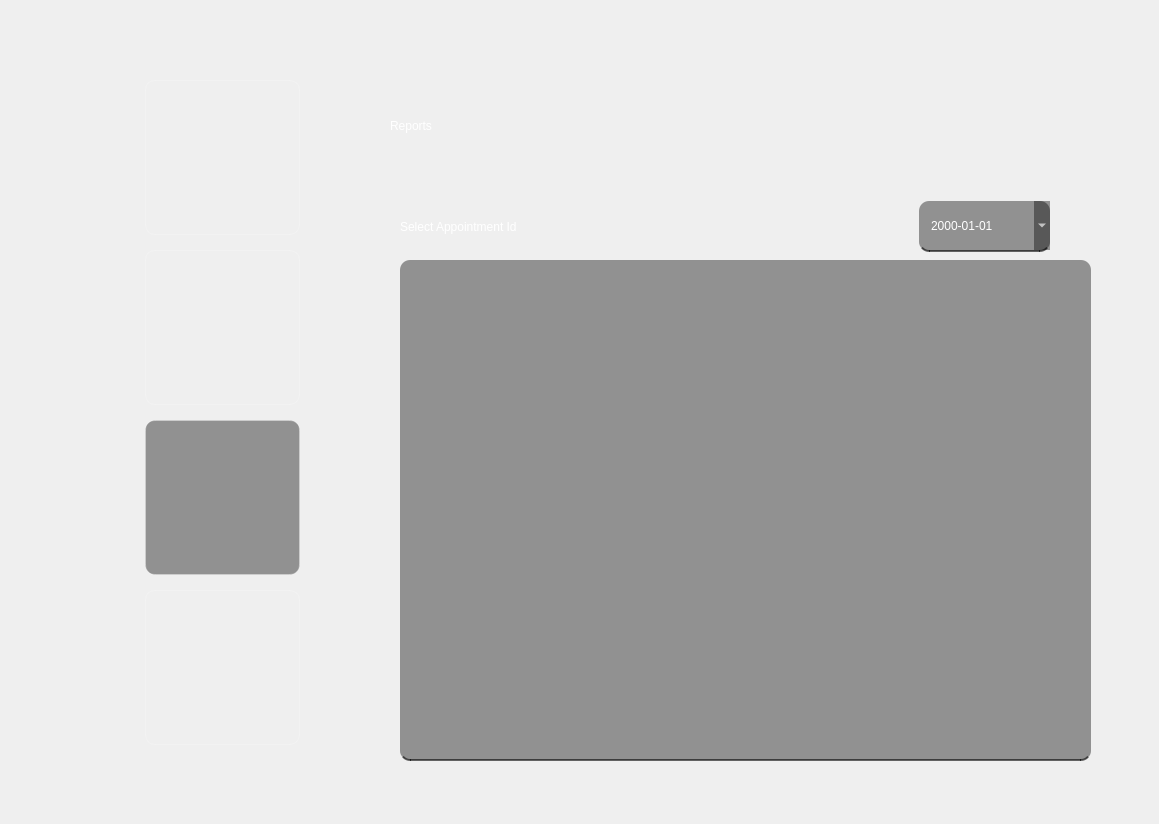
    <widget class="QWidget" name="tab_4">
     <attribute name="title">
      <string>Reports</string>
     </attribute>
     <widget class="QLabel" name="label_16">
      <property name="geometry">
       <rect>
        <x>10</x>
        <y>15</y>
        <width>1140</width>
        <height>800</height>
       </rect>
      </property>
      <property name="text">
       <string/>
      </property>
      <property name="pixmap">
       <pixmap>img/background3.png</pixmap>
      </property>
      <property name="scaledContents">
       <bool>true</bool>
      </property>
     </widget>
     <widget class="QPushButton" name="ConsultDoctorIcon3">
      <property name="geometry">
       <rect>
        <x>145</x>
        <y>250</y>
        <width>155</width>
        <height>155</height>
       </rect>
      </property>
      <property name="styleSheet">
       <string notr="true">QPushButton#ConsultDoctorIcon3{
	border-radius: 10px;
	background-color: rgba(0, 0, 0, 0);
	border: 1px solid rgba(255,255,255,50);
}

QPushButton#ConsultDoctorIcon3:hover{
	border: 2px solid rgba(255,255,255,100);
	background-color: rgba(0, 0, 0, 50);
}</string>
      </property>
      <property name="text">
       <string/>
      </property>
      <property name="icon">
       <iconset>
        <normaloff>img/2.png</normaloff>img/2.png</iconset>
      </property>
      <property name="iconSize">
       <size>
        <width>100</width>
        <height>100</height>
       </size>
      </property>
     </widget>
     <widget class="QPushButton" name="LogoutIcon3">
      <property name="geometry">
       <rect>
        <x>145</x>
        <y>590</y>
        <width>155</width>
        <height>155</height>
       </rect>
      </property>
      <property name="styleSheet">
       <string notr="true">QPushButton#LogoutIcon3{
	border-radius: 10px;
	background-color: rgba(0, 0, 0, 0);
	border: 1px solid rgba(255,255,255,50);
}

QPushButton#LogoutIcon3:hover{
	border: 2px solid rgba(255,255,255,100);
	background-color: rgba(0, 0, 0, 50);
}</string>
      </property>
      <property name="text">
       <string/>
      </property>
      <property name="icon">
       <iconset>
        <normaloff>img/4.png</normaloff>img/4.png</iconset>
      </property>
      <property name="iconSize">
       <size>
        <width>100</width>
        <height>100</height>
       </size>
      </property>
     </widget>
     <widget class="QPushButton" name="BookAppointmentIcon3">
      <property name="geometry">
       <rect>
        <x>145</x>
        <y>80</y>
        <width>155</width>
        <height>155</height>
       </rect>
      </property>
      <property name="styleSheet">
       <string notr="true">QPushButton#BookAppointmentIcon3{
	border-radius: 10px;
	background-color: rgba(0, 0, 0, 0);
	border: 1px solid rgba(255,255,255,50);
}

QPushButton#BookAppointmentIcon3:hover{
	border: 2px solid rgba(255,255,255,100);
	background-color: rgba(0, 0, 0, 50);
}</string>
      </property>
      <property name="text">
       <string/>
      </property>
      <property name="icon">
       <iconset>
        <normaloff>img/1.png</normaloff>img/1.png</iconset>
      </property>
      <property name="iconSize">
       <size>
        <width>100</width>
        <height>100</height>
       </size>
      </property>
     </widget>
     <widget class="QPushButton" name="ReportsIcon3">
      <property name="geometry">
       <rect>
        <x>145</x>
        <y>420</y>
        <width>155</width>
        <height>155</height>
       </rect>
      </property>
      <property name="styleSheet">
       <string notr="true">QPushButton#ReportsIcon3{
	border-radius: 10px;
	background-color: rgba(0, 0, 0, 100);
	border: 1px solid rgba(255,255,255,50);
}

QPushButton#ReportsIcon3:hover{
	border: 2px solid rgba(255,255,255,100);
	background-color: rgba(0, 0, 0, 50);
}</string>
      </property>
      <property name="text">
       <string/>
      </property>
      <property name="icon">
       <iconset>
        <normaloff>img/3.png</normaloff>img/3.png</iconset>
      </property>
      <property name="iconSize">
       <size>
        <width>100</width>
        <height>100</height>
       </size>
      </property>
     </widget>
     <widget class="QLabel" name="label_17">
      <property name="geometry">
       <rect>
        <x>390</x>
        <y>100</y>
        <width>561</width>
        <height>51</height>
       </rect>
      </property>
      <property name="styleSheet">
       <string notr="true">color: rgb(255, 255, 255);
font: 87 32pt &quot;Segoe UI Black&quot;;
background-color: rgba(255, 255, 255, 0);</string>
      </property>
      <property name="text">
       <string>Reports</string>
      </property>
     </widget>
     <widget class="QDateEdit" name="dateEdit">
      <property name="geometry">
       <rect>
        <x>919</x>
        <y>201</y>
        <width>131</width>
        <height>51</height>
       </rect>
      </property>
      <property name="styleSheet">
       <string notr="true">QDateEdit#dateEdit{
	background-color: rgba(0, 0, 0, 100);
	border-radius: 10px;
	border-bottom: 2px solid rgba(0,0,0,150);
	color: rgb(255, 255, 255);
	padding: 10px;
	font: 11pt &quot;MS Shell Dlg 2&quot;;
}</string>
      </property>
      <property name="displayFormat">
       <string>yyyy-MM-dd</string>
      </property>
      <property name="calendarPopup">
       <bool>true</bool>
      </property>
     </widget>
     <widget class="QLabel" name="label_18">
      <property name="geometry">
       <rect>
        <x>400</x>
        <y>211</y>
        <width>301</width>
        <height>31</height>
       </rect>
      </property>
      <property name="styleSheet">
       <string notr="true">color: rgb(255, 255, 255);
font: 75 11pt &quot;MS Shell Dlg 2&quot;;
background-color: rgba(255, 255, 255, 0);</string>
      </property>
      <property name="text">
       <string>Select Appointment Id</string>
      </property>
     </widget>
     <widget class="QTableWidget" name="Reports">
      <property name="geometry">
       <rect>
        <x>400</x>
        <y>260</y>
        <width>691</width>
        <height>501</height>
       </rect>
      </property>
      <property name="styleSheet">
       <string notr="true">QTableWidget#Reports{
	background-color: rgba(0, 0, 0, 100);
	border-radius: 10px;
	border-bottom: 2px solid rgba(0,0,0,150);
	color: rgb(255, 255, 255);
	padding: 10px;
	font: 11pt &quot;MS Shell Dlg 2&quot;;
}
</string>
      </property>
     </widget>
    </widget>
